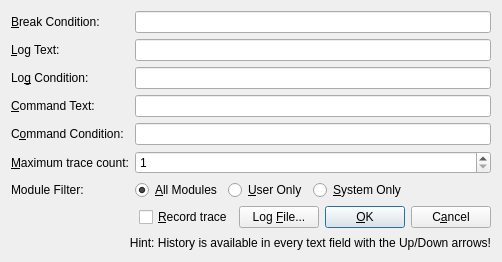
<?xml version="1.0" encoding="UTF-8"?>
<ui version="4.0">
 <class>SimpleTraceDialog</class>
 <widget class="QDialog" name="SimpleTraceDialog">
  <property name="geometry">
   <rect>
    <x>0</x>
    <y>0</y>
    <width>502</width>
    <height>262</height>
   </rect>
  </property>
  <property name="windowTitle">
   <string/>
  </property>
  <layout class="QGridLayout" name="gridLayout">
   <item row="5" column="0">
    <widget class="QLabel" name="lblMaxTraceCount">
     <property name="sizePolicy">
      <sizepolicy hsizetype="Maximum" vsizetype="Preferred">
       <horstretch>0</horstretch>
       <verstretch>0</verstretch>
      </sizepolicy>
     </property>
     <property name="text">
      <string>&amp;Maximum trace count:</string>
     </property>
     <property name="buddy">
      <cstring>spinMaxTraceCount</cstring>
     </property>
    </widget>
   </item>
   <item row="8" column="0" colspan="2">
    <widget class="QLabel" name="lblHint">
     <property name="text">
      <string>Hint: History is available in every text field with the Up/Down arrows!</string>
     </property>
     <property name="alignment">
      <set>Qt::AlignmentFlag::AlignRight|Qt::AlignmentFlag::AlignTrailing|Qt::AlignmentFlag::AlignVCenter</set>
     </property>
    </widget>
   </item>
   <item row="7" column="1">
    <layout class="QHBoxLayout" name="horizontalLayout">
     <item>
      <spacer name="horizontalSpacer">
       <property name="orientation">
        <enum>Qt::Orientation::Horizontal</enum>
       </property>
       <property name="sizeHint" stdset="0">
        <size>
         <width>40</width>
         <height>20</height>
        </size>
       </property>
      </spacer>
     </item>
     <item>
      <widget class="QCheckBox" name="chkRecordTrace">
       <property name="text">
        <string>&amp;Record trace</string>
       </property>
      </widget>
     </item>
     <item>
      <widget class="QPushButton" name="btnLogFile">
       <property name="text">
        <string>Log &amp;File...</string>
       </property>
      </widget>
     </item>
     <item>
      <widget class="QPushButton" name="btnOk">
       <property name="sizePolicy">
        <sizepolicy hsizetype="Maximum" vsizetype="Fixed">
         <horstretch>0</horstretch>
         <verstretch>0</verstretch>
        </sizepolicy>
       </property>
       <property name="text">
        <string>&amp;OK</string>
       </property>
       <property name="default">
        <bool>true</bool>
       </property>
      </widget>
     </item>
     <item>
      <widget class="QPushButton" name="btnCancel">
       <property name="sizePolicy">
        <sizepolicy hsizetype="Maximum" vsizetype="Fixed">
         <horstretch>0</horstretch>
         <verstretch>0</verstretch>
        </sizepolicy>
       </property>
       <property name="text">
        <string>C&amp;ancel</string>
       </property>
      </widget>
     </item>
    </layout>
   </item>
   <item row="0" column="1">
    <widget class="HistoryLineEdit" name="editBreakCondition"/>
   </item>
   <item row="2" column="0">
    <widget class="QLabel" name="lblLogCondition">
     <property name="text">
      <string>Lo&amp;g Condition:</string>
     </property>
     <property name="buddy">
      <cstring>editLogCondition</cstring>
     </property>
    </widget>
   </item>
   <item row="3" column="1">
    <widget class="HistoryLineEdit" name="editCommandText"/>
   </item>
   <item row="1" column="1">
    <widget class="HistoryLineEdit" name="editLogText"/>
   </item>
   <item row="6" column="0">
    <widget class="QLabel" name="label">
     <property name="text">
      <string>Module Filter:</string>
     </property>
    </widget>
   </item>
   <item row="1" column="0">
    <widget class="QLabel" name="lblLogText">
     <property name="text">
      <string>&amp;Log Text:</string>
     </property>
     <property name="buddy">
      <cstring>editLogText</cstring>
     </property>
    </widget>
   </item>
   <item row="4" column="0">
    <widget class="QLabel" name="lblCommandCondition">
     <property name="text">
      <string>C&amp;ommand Condition:</string>
     </property>
     <property name="buddy">
      <cstring>editCommandCondition</cstring>
     </property>
    </widget>
   </item>
   <item row="4" column="1">
    <widget class="HistoryLineEdit" name="editCommandCondition"/>
   </item>
   <item row="5" column="1">
    <widget class="QSpinBox" name="spinMaxTraceCount">
     <property name="minimum">
      <number>1</number>
     </property>
     <property name="maximum">
      <number>2147483647</number>
     </property>
    </widget>
   </item>
   <item row="6" column="1">
    <layout class="QHBoxLayout" name="horizontalLayout_2">
     <item>
      <widget class="QRadioButton" name="radioFilterNone">
       <property name="toolTip">
        <string>Trace all modules (no filter).</string>
       </property>
       <property name="text">
        <string>&amp;All Modules</string>
       </property>
       <property name="checked">
        <bool>true</bool>
       </property>
      </widget>
     </item>
     <item>
      <widget class="QRadioButton" name="radioFilterUser">
       <property name="toolTip">
        <string>Conditions, logging, and recording only apply when execution is in a User module. System code is stepped through silently.</string>
       </property>
       <property name="text">
        <string>&amp;User Only</string>
       </property>
      </widget>
     </item>
     <item>
      <widget class="QRadioButton" name="radioFilterSystem">
       <property name="toolTip">
        <string>Conditions, logging, and recording only apply when execution is in a System module. User code is stepped through silently.</string>
       </property>
       <property name="text">
        <string>&amp;System Only</string>
       </property>
      </widget>
     </item>
     <item>
      <spacer name="horizontalSpacer_2">
       <property name="orientation">
        <enum>Qt::Orientation::Horizontal</enum>
       </property>
       <property name="sizeHint" stdset="0">
        <size>
         <width>40</width>
         <height>20</height>
        </size>
       </property>
      </spacer>
     </item>
    </layout>
   </item>
   <item row="0" column="0">
    <widget class="QLabel" name="lblBreakCondition">
     <property name="text">
      <string>&amp;Break Condition:</string>
     </property>
     <property name="openExternalLinks">
      <bool>true</bool>
     </property>
     <property name="buddy">
      <cstring>editBreakCondition</cstring>
     </property>
    </widget>
   </item>
   <item row="3" column="0">
    <widget class="QLabel" name="lblCommandText">
     <property name="text">
      <string>&amp;Command Text:</string>
     </property>
     <property name="buddy">
      <cstring>editCommandText</cstring>
     </property>
    </widget>
   </item>
   <item row="2" column="1">
    <widget class="HistoryLineEdit" name="editLogCondition"/>
   </item>
  </layout>
 </widget>
 <customwidgets>
  <customwidget>
   <class>HistoryLineEdit</class>
   <extends>QLineEdit</extends>
   <header>HistoryLineEdit.h</header>
  </customwidget>
 </customwidgets>
 <tabstops>
  <tabstop>editBreakCondition</tabstop>
  <tabstop>editLogText</tabstop>
  <tabstop>editLogCondition</tabstop>
  <tabstop>editCommandText</tabstop>
  <tabstop>editCommandCondition</tabstop>
  <tabstop>spinMaxTraceCount</tabstop>
  <tabstop>radioFilterNone</tabstop>
  <tabstop>radioFilterUser</tabstop>
  <tabstop>radioFilterSystem</tabstop>
  <tabstop>chkRecordTrace</tabstop>
  <tabstop>btnLogFile</tabstop>
  <tabstop>btnOk</tabstop>
  <tabstop>btnCancel</tabstop>
 </tabstops>
 <resources/>
 <connections>
  <connection>
   <sender>btnCancel</sender>
   <signal>clicked()</signal>
   <receiver>SimpleTraceDialog</receiver>
   <slot>reject()</slot>
   <hints>
    <hint type="sourcelabel">
     <x>491</x>
     <y>214</y>
    </hint>
    <hint type="destinationlabel">
     <x>501</x>
     <y>153</y>
    </hint>
   </hints>
  </connection>
 </connections>
</ui>
